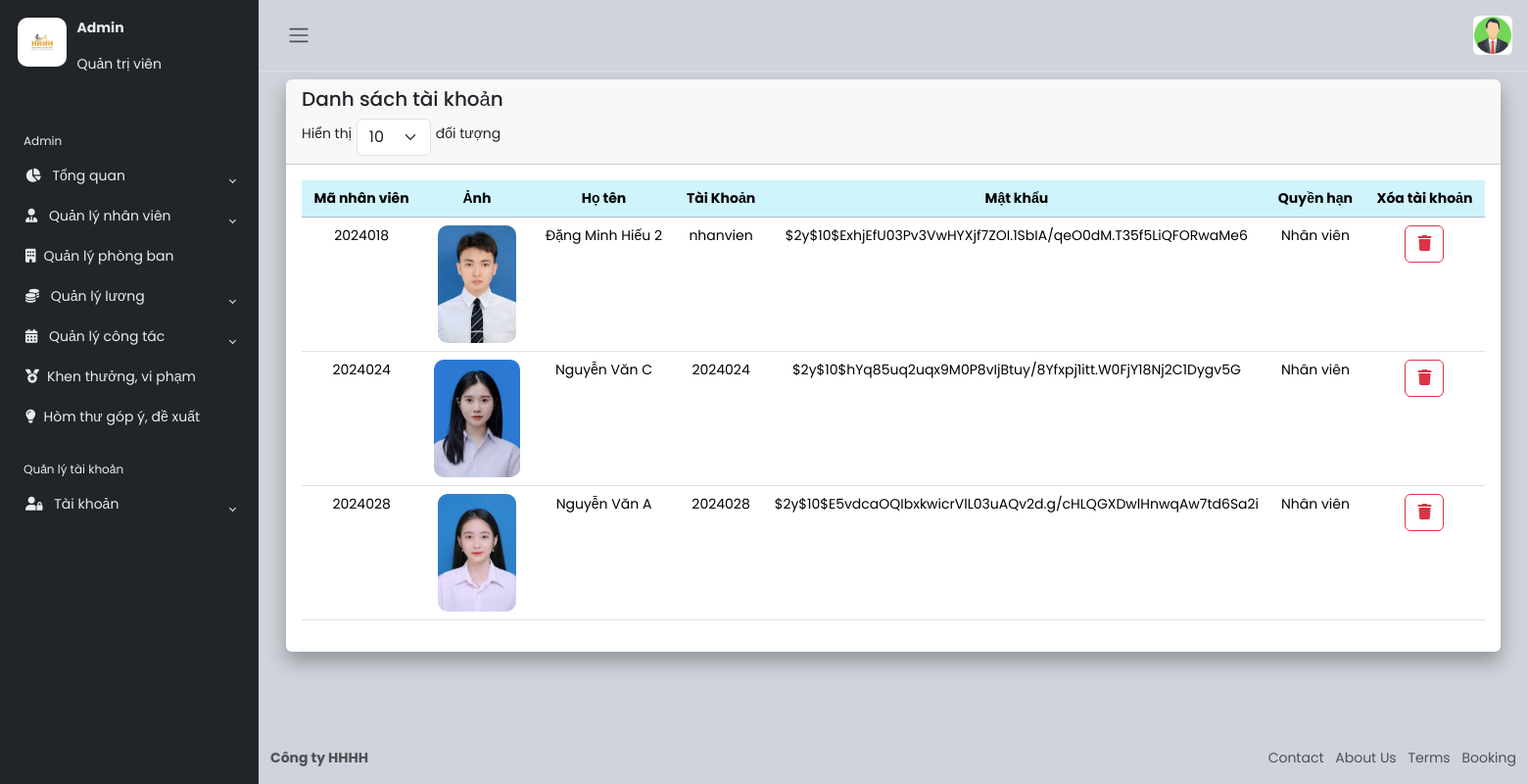
The page /TongQuan/dstaikhoan.php (signed in) on the database its author committed.
### tables this page shows
CREATE TABLE `nhanvien` (
  `MANV` int(11) NOT NULL,
  `TENNV` varchar(50) NOT NULL,
  `GIOITINH` varchar(5) NOT NULL,
  `NGAYSINH` varchar(15) NOT NULL,
  `DIACHI` varchar(255) NOT NULL,
  `SDT` varchar(255) NOT NULL,
  `EMAIL` varchar(100) NOT NULL,
  `NGAYVAOLAM` varchar(15) NOT NULL,
  `MAPHONGBAN` int(11) DEFAULT NULL,
  `CMND` varchar(200) NOT NULL,
  `BANGCAP` varchar(45) NOT NULL,
  `QUYENHAN` varchar(45) DEFAULT NULL,
  `TENTAIKHOAN` varchar(45) DEFAULT NULL,
  `MATKHAU` longtext DEFAULT NULL,
  `BACLUONG` varchar(60) DEFAULT NULL,
  `MAHOPDONG` int(11) DEFAULT NULL,
  `CHUCVU` varchar(45) DEFAULT NULL,
  `ANHNV` varchar(255) NOT NULL DEFAULT 'profile.jpg'
);

### TongQuan/dstaikhoan.php (the view, shortened to what this page needs)
<?php include('../menu.php'); ?>
<div class="container-fluid">
  <div class="row">
    <div class="col-12 d-flex">
      <div class="card border-0">
        <div class="card-header">
          <h5 class="card-title">Danh sách tài khoản</h5>
          <div class="d-flex justify-content-between">
            <div class="entries-select">
              <label for="entriesSelect" class="form-label">Hiển thị</label>
              <select id="entriesSelect" class="form-select" style="width: auto; ">
                <option value="10">10</option>
              </select>
              <label for="entriesSelect" class="form-label">đối tượng</label>
            </div>
          </div>
        </div>
        <div class="card-body">
          <table class="table text-center table-responsive">
            <thead class="table-info">
              <tr>
                <th scope="col">Mã nhân viên</th>
                <th scope="col">Ảnh</th>
                <th scope="col">Họ tên</th>
                <th scope="col">Tài Khoản</th>
                <th scope="col">Mật khẩu</th>
                <th scope="col">Quyền hạn</th>
                <th colspan="2" scope="col" class="text-center">Xóa tài khoản</th>
              </tr>
            </thead>
            <tbody>
              <?php
              require_once '../connect.php';
              $stmt = $conn->prepare("SELECT * FROM NHANVIEN WHERE MATKHAU IS NOT NULL AND QUYENHAN='Nhân viên'");
              $stmt->execute();
              foreach ($stmt->fetchAll() as $r) {
                ?>
                <tr>
                  <td><?php echo $r['MANV']; ?> </td>
                  <td><img src="../image/<?php echo $r['ANHNV']; ?>" alt="loi" style="max-width: 90px; max-height: 120px; object-fit: cover; border-radius: 10px">
                  </td>
                  <td><?php echo $r['TENNV']; ?></td>
                  <td><?php echo $r['TENTAIKHOAN']; ?></td>
                  <td class="col-5"><?php echo $r['MATKHAU']; ?></td>
                  <td><?php echo $r['QUYENHAN']; ?></td>
                  <td><a onclick="return confirm('Xác nhận xóa');" href="xoaTKMK.php?xid=<?php echo $r['MANV']; ?>"
                      class="btn btn-outline-danger"><i class="fa-solid fa-trash" aria-hidden="true"></i></a></td>
                </tr>
                <?php
              }
              ?>
            </tbody>
          </table>
        </div>
      </div>
    </div>
  </div>
</div>
</main>
<?php include('../footer.php'); ?>

### css/style.css (style rules this page uses)
a { cursor: pointer; text-decoration: none; font-family: "Poppins", sans-serif; }
.card { box-shadow: 0 0 0.875rem 0 rgba(34, 46, 60, 0.05); margin-bottom: 24px; width: 100vw; }
.entries-select { display: flex; align-items: center; gap: 5px; }
.table-responsive { max-height: 300px; overflow-y: auto; }

### css/index.css (style rules this page uses)
* { padding: 0; margin: 0; }
a { text-decoration: none; color: #53585e; }
.card { box-shadow: 0px 10px 20px rgba(0, 0, 0, 0.3); }

### rows shown on the page
nhanvien: MANV "2024018", ANHNV (picture), TENNV "Đặng Minh Hiếu 2", TENTAIKHOAN "nhanvien", MATKHAU "$2y$10$ExhjEfU03Pv3VwHYXjf7ZOI.1SbIA/qeO0dM.T35f5LiQFORwaMe6", QUYENHAN "Nhân viên"
nhanvien: MANV "2024024", ANHNV (picture), TENNV "Nguyễn Văn C", TENTAIKHOAN "2024024", MATKHAU "$2y$10$hYq85uq2uqx9M0P8vIjBtuy/8Yfxpj1itt.W0FjY18Nj2C1Dygv5G", QUYENHAN "Nhân viên"
nhanvien: MANV "2024028", ANHNV (picture), TENNV "Nguyễn Văn A", TENTAIKHOAN "2024028", MATKHAU "$2y$10$E5vdcaOQIbxkwicrVlL03uAQv2d.g/cHLQGXDwlHnwqAw7td6Sa2i", QUYENHAN "Nhân viên"
